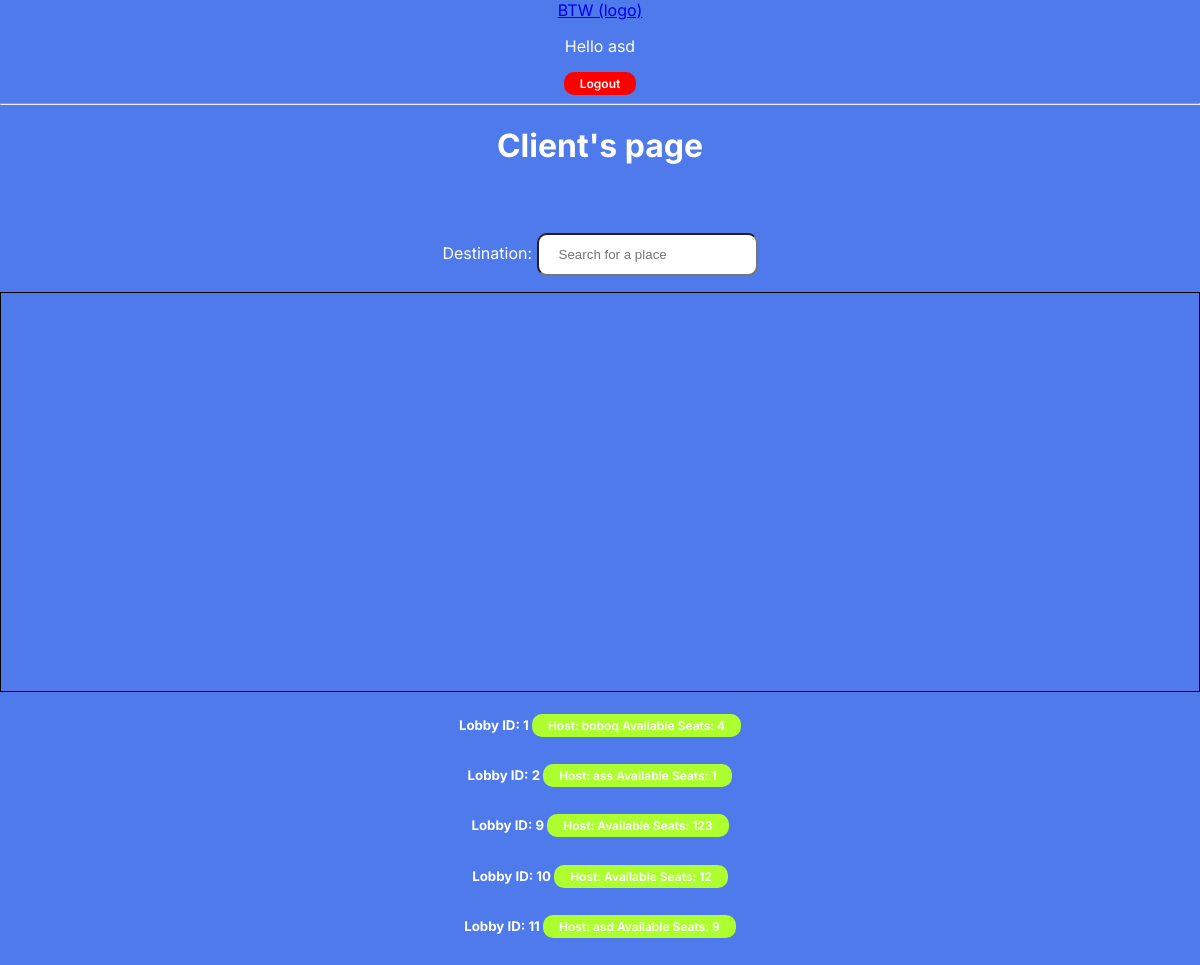
The app's page /client/ (signed in) with its own data.
### apps/client/models.py (models this page shows, shortened)
class Lobby(models.Model):
    host = models.ForeignKey(User,on_delete=models.SET_NULL,null=True,blank=True)
    created = models.DateTimeField(auto_now_add=True)
    arrivalTime = models.TimeField(null=True)
    availableSeats = models.IntegerField(null=True)
    currentLoc = models.CharField(max_length=300, null=True)
    arrivalLoc = models.CharField(max_length=300, null=True)
    currentLoc_lat = models.FloatField(null=True)
    currentLoc_lng = models.FloatField(null=True)
    arrivalLoc_lat = models.FloatField(null=True)
    arrivalLoc_lng = models.FloatField(null=True)

### apps/client/views.py (the view)
# urls.py: path('client/',include('apps.client.urls')),
@login_required(login_url='login')
def client(request):
    lobbies = Lobby.objects.all()
    context ={'lobbies':lobbies}
    return render(request,'client/client.html',context)

### apps/client/templates/client/client.html (shortened to what this page needs)
{% extends 'main.html'%}
{% block content %}
    {% load static %}
    <h1>Client's page</h1>
    <br>
        <p>
        <label>Destination:</label>
        <input id="places-autocomplete" type="text" class="bginput" placeholder="Search for a place">
        </p>
    <div id="map"></div>
    <div>
        <div>
            {% for lobby in lobbies %}
                <div>
                    <h5>Lobby ID: {{lobby.id}} <a href="lobby/{{lobby.id}}" class="btn diff">Host: {{lobby.host.username}} Available Seats: {{lobby.availableSeats}}</a></h5>
                </div>
            {% endfor %}
        </div>
    </div>
    {% load static %}
{% endblock content %}

### templates/navbar.html
<a href="{% url 'home' %}">BTW (logo)</a>
<br>
{% if request.user.is_authenticated %}
    <p>Hello {{request.user}}</p>
    <a href="{% url 'logout' %}" class="btn new1">Logout</a>
    {% else %}
    <a href="{% url 'login' %}" class="btn new">Login</a>
    {% endif %}
<hr>

### static/css/style.css (style rules this page uses)
:root { --lightblue-color: #4E7AEB; --lightgrey-color: #BEBEBE; --white-color: #FFFEFE; --blue-color: #2965FF; --white-color: #FFFFFF; --darkblue-color: #5429FF; }
*, *::after, *::before { box-sizing: border-box; }
body { text-align: center; background-color: var(--lightblue-color); margin: 0; font-family: "Inter", sans-serif; color: white; }
.btn { display: inline-block; color: var(--white-color); font-weight: 600; font-size: 24px; text-decoration: none; }
.btn.new1 { font-size: 12px; padding: 4px 16px; border-radius: 10px; background: red; }
.btn.diff { font-size: 12px; padding: 4px 16px; border-radius: 10px; background: greenyellow; margin-bottom: 5px; }
input[type=text] { padding: 12px 20px; }
.bginput { background: white; border-radius: 10px; background-size: 50px 50px; background-position: 10px center; padding-left: 40px; margin-top: 10px; }

### templates/main.html (style rules this page uses)
#map { height: 400px; width: 100%; border: 1px solid black; }

### records on screen
Lobby: id "1", host.username "boboq", availableSeats "4"
Lobby: id "2", host.username "ass", availableSeats "1"
Lobby: id "9", availableSeats "123"
Lobby: id "10", availableSeats "12"
Lobby: id "11", host.username "asd", availableSeats "9"

### other values on screen
{{ request.user }} "asd"
